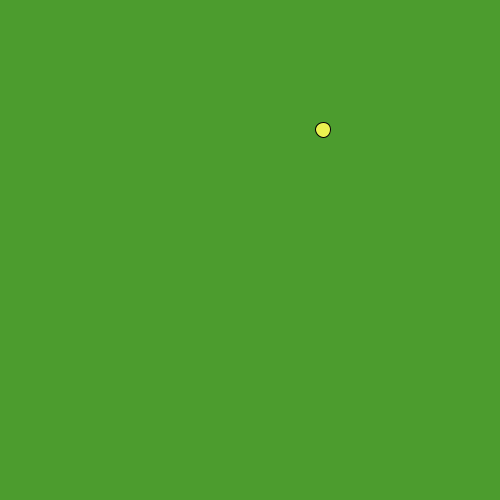
Frame 1 (no input)
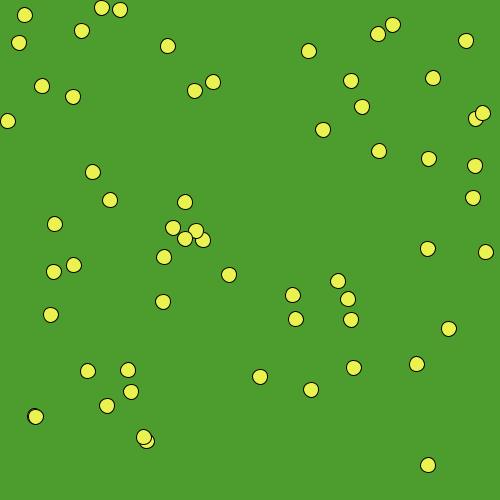
Frame 60 (the mouse pressed at the canvas centre just before this capture)
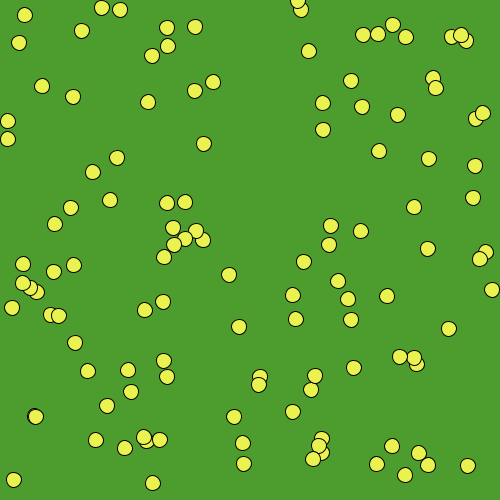
Frame 120 (the mouse held since frame 60 and released just before this capture)

The Processing sketch that drew these frames (run headless with seeded random() and noise(); from frame 60 on, the mouse is pressed at the canvas centre):

// Processing sketch: sketch_3_9_Random
// ── sketch_3_9_Random.pde


void setup()
{
  size(500,500);
  background(76,156,46);
 }

void draw()
{
  fill(234,242,80);
  ellipse(random(0,width),random(0,height),15,15);
}
